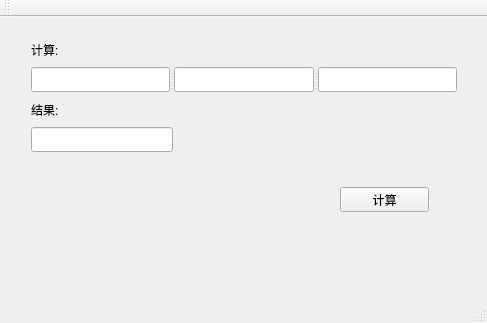
<?xml version="1.0" encoding="UTF-8"?>
<ui version="4.0">
 <class>MainWindow</class>
 <widget class="QMainWindow" name="MainWindow">
  <property name="geometry">
   <rect>
    <x>0</x>
    <y>0</y>
    <width>487</width>
    <height>323</height>
   </rect>
  </property>
  <property name="windowTitle">
   <string>MainWindow</string>
  </property>
  <widget class="QWidget" name="centralWidget">
   <widget class="QLabel" name="label">
    <property name="geometry">
     <rect>
      <x>31</x>
      <y>21</y>
      <width>34</width>
      <height>23</height>
     </rect>
    </property>
    <property name="text">
     <string>计算:</string>
    </property>
   </widget>
   <widget class="QLineEdit" name="lineEdit_result">
    <property name="geometry">
     <rect>
      <x>31</x>
      <y>110</y>
      <width>142</width>
      <height>25</height>
     </rect>
    </property>
   </widget>
   <widget class="QLabel" name="label_2">
    <property name="geometry">
     <rect>
      <x>31</x>
      <y>81</y>
      <width>34</width>
      <height>23</height>
     </rect>
    </property>
    <property name="text">
     <string>结果:</string>
    </property>
   </widget>
   <widget class="QSplitter" name="splitter">
    <property name="geometry">
     <rect>
      <x>31</x>
      <y>50</y>
      <width>426</width>
      <height>25</height>
     </rect>
    </property>
    <property name="orientation">
     <enum>Qt::Horizontal</enum>
    </property>
    <widget class="QLineEdit" name="lineEdit_1"/>
    <widget class="QLineEdit" name="lineEdit_oper"/>
    <widget class="QLineEdit" name="lineEdit_2"/>
   </widget>
   <widget class="QPushButton" name="pushButton">
    <property name="geometry">
     <rect>
      <x>340</x>
      <y>170</y>
      <width>89</width>
      <height>25</height>
     </rect>
    </property>
    <property name="text">
     <string>计算</string>
    </property>
   </widget>
  </widget>
  <widget class="QMenuBar" name="menuBar">
   <property name="geometry">
    <rect>
     <x>0</x>
     <y>0</y>
     <width>487</width>
     <height>22</height>
    </rect>
   </property>
  </widget>
  <widget class="QToolBar" name="mainToolBar">
   <attribute name="toolBarArea">
    <enum>TopToolBarArea</enum>
   </attribute>
   <attribute name="toolBarBreak">
    <bool>false</bool>
   </attribute>
  </widget>
  <widget class="QStatusBar" name="statusBar"/>
 </widget>
 <layoutdefault spacing="6" margin="11"/>
 <tabstops>
  <tabstop>lineEdit_1</tabstop>
  <tabstop>lineEdit_oper</tabstop>
  <tabstop>lineEdit_2</tabstop>
  <tabstop>pushButton</tabstop>
  <tabstop>lineEdit_result</tabstop>
 </tabstops>
 <resources/>
 <connections/>
</ui>
